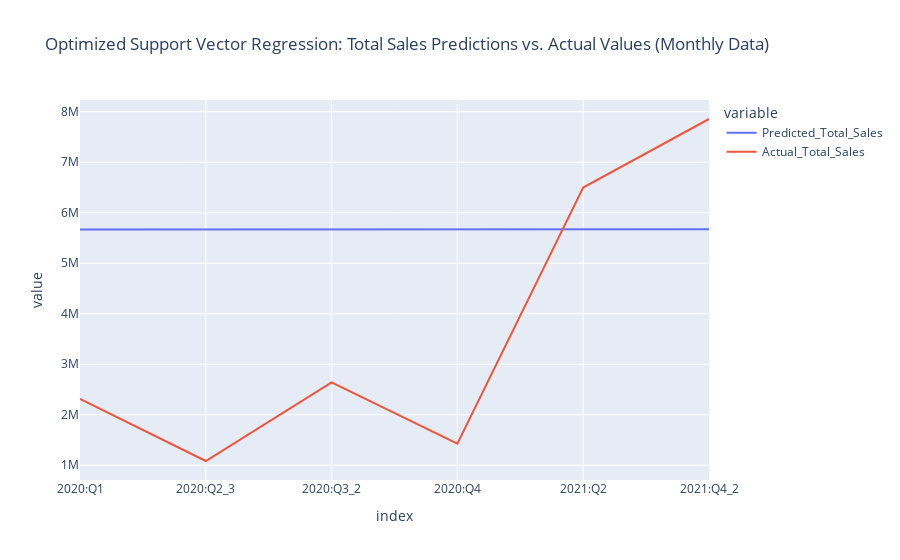

Write notebook code for a chart like this one.
### Code cell
#plot the predictions vs. the actual values
px.line(opt_svr_df, x=opt_svr_df.index, y=['Predicted_Total_Sales', 'Actual_Total_Sales'], 
        title='Optimized Support Vector Regression: Total Sales Predictions vs. Actual Values (Monthly Data)')

### Figure 1 — Plotly figure (JSON) as saved in the notebook; plotly's stock layout.template omitted (floating-point values rounded to 4 significant figures)
{"data": [{"hovertemplate": "variable=Predicted_Total_Sales<br>index=%{x}<br>value=%{y}<extra></extra>", "legendgroup": "Predicted_Total_Sales", "line": {"color": "#636efa", "dash": "solid"}, "marker": {"symbol": "circle"}, "mode": "lines", "name": "Predicted_Total_Sales", "orientation": "v", "showlegend": true, "type": "scatter", "x": ["2020:Q1", "2020:Q2_3", "2020:Q3_2", "2020:Q4", "2021:Q2", "2021:Q4_2"], "xaxis": "x", "y": [5666000.0, 5666000.0, 5666000.0, 5666000.0, 5670000.0, 5670000.0], "yaxis": "y"}, {"hovertemplate": "variable=Actual_Total_Sales<br>index=%{x}<br>value=%{y}<extra></extra>", "legendgroup": "Actual_Total_Sales", "line": {"color": "#EF553B", "dash": "solid"}, "marker": {"symbol": "circle"}, "mode": "lines", "name": "Actual_Total_Sales", "orientation": "v", "showlegend": true, "type": "scatter", "x": ["2020:Q1", "2020:Q2_3", "2020:Q3_2", "2020:Q4", "2021:Q2", "2021:Q4_2"], "xaxis": "x", "y": [2312746, 1084194, 2641630, 1428569, 6498339, 7855000.0], "yaxis": "y"}], "layout": {"legend": {"title": {"text": "variable"}, "tracegroupgap": 0}, "title": {"text": "Optimized Support Vector Regression: Total Sales Predictions vs. Actual Values (Monthly Data)"}, "xaxis": {"anchor": "y", "domain": [0, 1], "title": {"text": "index"}}, "yaxis": {"anchor": "x", "domain": [0, 1], "title": {"text": "value"}}}}
